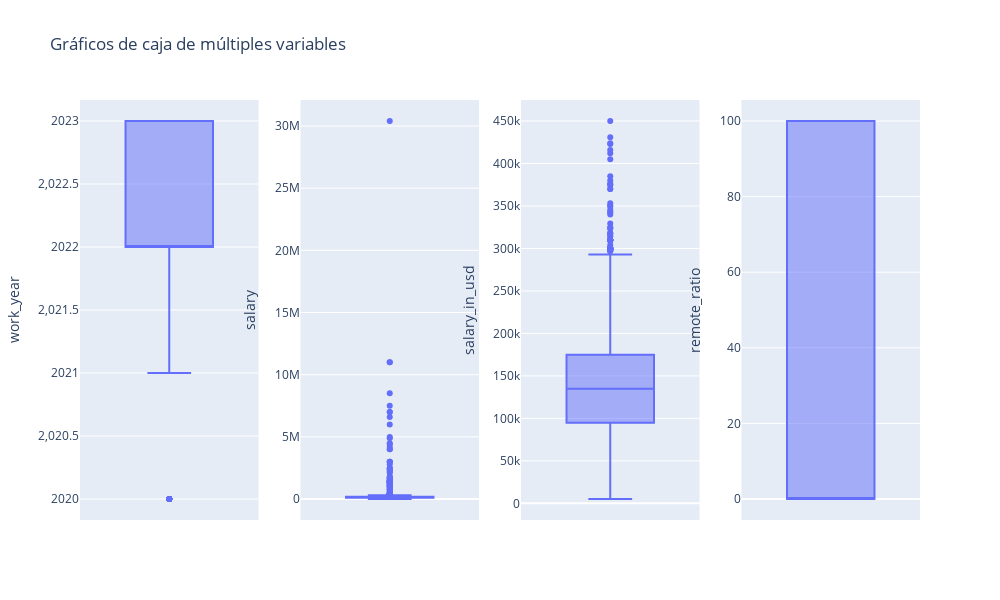

Write notebook code for a chart like this one.
### Markdown cell above
#### Identificamos los outliers de nuestro dataset de forma gráfica

### Code cell
# Creo una variable con con las columnas numéricas
cols = ["work_year", "salary", "salary_in_usd", "remote_ratio"]

# Creo una figura con una fila y 4 columnas
fig = make_subplots(rows=1, cols=4)

# Agregar cada boxplot a un subgráfico
for i, cols in enumerate(cols, start=1):
    trace = px.box(df, y=cols, template="plotly_dark").data[0]
    fig.add_trace(trace, row=1, col=i)
    fig.update_yaxes(title_text=cols, row=1, col=i)

# Actualizar diseño y mostrar figura
fig.update_layout(height=600, width=1000, title_text="Gráficos de caja de múltiples variables")
fig.show()

### Figure 1 — Plotly figure (JSON) as saved in the notebook; plotly's stock layout.template omitted (floating-point values rounded to 4 significant figures; data arrays with more than 128 entries replaced by an {"elided": "..."} marker saying what was removed)
{"data": [{"alignmentgroup": "True", "hovertemplate": "work_year=%{y}<extra></extra>", "legendgroup": "", "marker": {"color": "#636efa"}, "name": "", "notched": false, "offsetgroup": "", "orientation": "v", "showlegend": false, "type": "box", "x0": " ", "xaxis": "x", "y": {"elided": "3755 int values"}, "y0": " ", "yaxis": "y"}, {"alignmentgroup": "True", "hovertemplate": "salary=%{y}<extra></extra>", "legendgroup": "", "marker": {"color": "#636efa"}, "name": "", "notched": false, "offsetgroup": "", "orientation": "v", "showlegend": false, "type": "box", "x0": " ", "xaxis": "x2", "y": {"elided": "3755 int values"}, "y0": " ", "yaxis": "y2"}, {"alignmentgroup": "True", "hovertemplate": "salary_in_usd=%{y}<extra></extra>", "legendgroup": "", "marker": {"color": "#636efa"}, "name": "", "notched": false, "offsetgroup": "", "orientation": "v", "showlegend": false, "type": "box", "x0": " ", "xaxis": "x3", "y": {"elided": "3755 int values"}, "y0": " ", "yaxis": "y3"}, {"alignmentgroup": "True", "hovertemplate": "remote_ratio=%{y}<extra></extra>", "legendgroup": "", "marker": {"color": "#636efa"}, "name": "", "notched": false, "offsetgroup": "", "orientation": "v", "showlegend": false, "type": "box", "x0": " ", "xaxis": "x4", "y": {"elided": "3755 int values"}, "y0": " ", "yaxis": "y4"}], "layout": {"height": 600, "title": {"text": "Gráficos de caja de múltiples variables"}, "width": 1000, "xaxis": {"anchor": "y", "domain": [0, 0.2125]}, "xaxis2": {"anchor": "y2", "domain": [0.2625, 0.475]}, "xaxis3": {"anchor": "y3", "domain": [0.525, 0.7375]}, "xaxis4": {"anchor": "y4", "domain": [0.7875, 1]}, "yaxis": {"anchor": "x", "domain": [0, 1], "title": {"text": "work_year"}}, "yaxis2": {"anchor": "x2", "domain": [0, 1], "title": {"text": "salary"}}, "yaxis3": {"anchor": "x3", "domain": [0, 1], "title": {"text": "salary_in_usd"}}, "yaxis4": {"anchor": "x4", "domain": [0, 1], "title": {"text": "remote_ratio"}}}}
